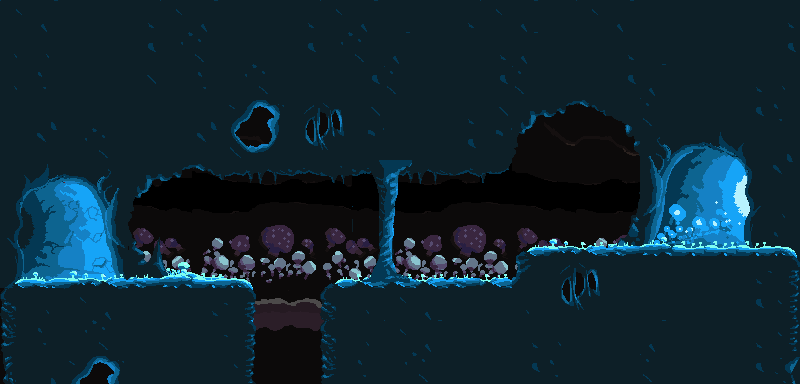

A level layout from a 2D game, rendered from its tile map. Below: a short description, then the map file with its tile-grid data intact:
An orthogonal 25x12 tile map with 32x32 px tiles, 6 tile layers (Far Background, Far Background Decoration, Background, Background Decoration, ...).

<map version="1.0" orientation="orthogonal" renderorder="right-down" width="25" height="12" tilewidth="32" tileheight="32" nextobjectid="1">
 <tileset firstgid="1" source="tiles.tsx" />
 <layer name="Far Background" width="25" height="12">
  <data encoding="csv">
47,48,49,50,51,47,48,49,50,51,47,48,49,50,51,47,48,49,47,48,49,50,49,50,51,
67,68,69,70,71,67,68,69,70,71,67,68,69,70,71,318,318,318,318,318,69,70,69,70,71,
317,318,318,318,91,69,318,318,318,317,317,317,318,317,318,317,318,317,317,318,318,318,318,318,318,
291,292,293,294,295,296,291,292,293,294,295,291,292,293,294,295,316,291,292,293,291,292,293,294,295,
311,312,313,314,315,316,311,312,313,314,315,311,312,313,314,315,317,311,312,313,311,312,313,314,315,
331,332,333,334,335,336,331,332,333,334,335,331,332,333,334,20,331,332,333,334,331,332,333,334,335,
351,352,353,354,355,356,351,352,353,354,355,356,351,352,353,354,355,356,351,352,353,354,355,356,351,
371,372,373,374,375,376,371,372,373,374,375,376,371,372,373,374,375,376,371,372,373,374,375,376,371,
391,392,393,394,395,396,391,392,393,394,395,396,391,392,393,394,395,396,391,392,393,394,395,396,391,
317,317,317,317,317,317,317,317,317,317,317,317,317,317,317,317,317,317,317,317,317,317,317,318,0,
297,297,297,297,297,297,297,297,297,297,297,297,297,297,297,297,297,297,297,297,297,297,297,297,297,
317,317,317,317,317,317,317,317,317,317,317,317,317,317,317,317,317,317,317,317,317,317,317,317,317
</data>
 </layer>
 <layer name="Far Background Decoration" width="25" height="12">
  <data encoding="csv">
0,0,0,0,0,0,0,0,0,0,0,0,0,0,0,0,0,0,0,0,0,0,0,0,0,
0,0,0,0,0,0,0,0,0,0,0,0,0,0,0,0,0,0,0,0,0,0,0,0,0,
0,0,0,0,0,0,0,0,0,0,0,0,0,0,0,0,0,0,0,0,0,0,0,0,0,
0,0,0,0,0,0,0,0,0,0,0,0,0,0,0,0,0,0,0,0,0,0,0,0,0,
0,0,0,0,0,0,0,0,0,0,0,0,0,0,0,0,0,0,0,0,0,288,289,290,0,
0,0,0,0,0,0,0,0,0,0,0,0,0,0,0,0,0,0,0,0,0,308,309,310,0,
0,0,0,0,0,0,0,0,0,0,0,0,0,0,0,0,0,0,0,0,0,328,329,330,0,
0,0,0,0,0,0,0,0,0,0,0,0,0,0,0,0,0,0,0,0,0,348,349,350,0,
0,0,0,0,0,0,0,0,0,0,0,0,0,0,0,0,0,0,0,0,0,368,369,370,0,
0,0,0,0,0,0,0,0,0,0,0,0,0,0,0,0,0,0,0,0,0,388,389,390,0,
0,0,0,0,0,0,0,0,0,0,0,0,0,0,0,0,0,0,0,0,0,0,0,0,0,
0,0,0,0,0,0,0,0,0,0,0,0,0,0,0,0,0,0,0,0,0,0,0,0,0
</data>
 </layer>
 <layer name="Background" width="25" height="12">
  <data encoding="csv">
0,0,0,0,0,0,0,0,0,0,0,0,0,0,0,0,0,0,0,0,0,0,0,0,0,
46,46,0,0,0,0,0,0,0,0,0,0,48,49,50,51,48,49,50,51,0,0,0,0,0,
46,66,49,50,0,0,66,67,68,69,70,71,68,69,70,71,68,69,70,71,48,49,50,51,46,
49,86,69,70,49,50,86,87,88,89,90,91,49,50,51,91,53,54,55,56,68,69,70,71,66,
49,106,67,68,69,70,106,107,108,109,110,111,69,70,71,111,73,74,75,76,133,134,135,136,86,
137,138,139,140,53,54,55,127,128,130,131,130,127,128,129,132,0,0,0,9,153,154,155,156,106,
157,158,159,160,73,74,0,0,0,0,0,77,78,0,0,0,0,0,0,96,173,174,175,176,46,
177,178,179,180,93,94,95,0,0,0,0,97,98,0,0,0,0,0,0,116,193,194,195,196,66,
197,198,199,200,113,114,115,0,0,0,0,117,118,0,0,0,0,0,0,0,0,0,0,0,86,
45,46,47,48,48,49,50,0,0,0,0,0,0,0,0,0,0,0,0,0,0,0,0,0,68,
65,66,67,68,49,49,50,52,0,0,85,46,47,48,49,50,51,46,49,50,48,49,50,51,68,
85,86,87,88,69,69,70,72,0,0,105,66,67,68,69,70,71,66,69,70,68,69,70,71,68
</data>
 </layer>
 <layer name="Background Decoration" width="25" height="12">
  <data encoding="csv">
0,0,0,0,0,0,0,0,0,0,0,0,0,0,0,0,0,0,0,0,0,0,0,0,0,
0,0,0,0,0,0,0,0,0,0,0,0,0,0,0,0,0,0,0,0,0,0,0,0,0,
0,0,0,0,0,0,0,0,0,0,0,0,0,0,0,0,0,0,0,0,0,0,0,0,0,
0,0,0,0,0,0,0,0,0,0,0,0,0,0,0,0,0,0,0,0,0,0,0,0,0,
0,0,0,0,0,0,0,0,0,0,0,0,0,0,0,0,0,0,0,0,0,0,0,0,0,
0,0,0,0,0,0,0,0,0,0,0,57,58,0,0,0,0,0,0,0,0,0,0,0,0,
0,0,0,0,0,0,0,0,0,0,0,77,78,0,0,0,0,0,0,0,0,0,0,0,0,
0,0,0,0,0,0,0,0,0,0,0,97,98,0,0,0,0,0,0,0,0,0,0,0,0,
0,0,0,0,0,0,0,0,0,0,0,117,118,0,0,0,0,0,0,0,0,0,0,0,0,
0,0,0,0,0,0,0,165,227,227,168,0,0,0,0,0,0,0,0,0,0,0,0,0,0,
0,0,0,0,0,0,0,185,227,227,188,0,0,0,0,0,0,0,0,0,0,0,0,0,0,
0,0,0,0,0,0,0,205,227,227,208,0,0,0,0,0,0,0,0,0,0,0,0,0,0
</data>
 </layer>
 <layer name="Ground" width="25" height="12">
  <data encoding="csv">
0,0,0,0,0,0,0,0,0,0,0,0,0,0,0,0,0,0,0,0,0,0,0,0,0,
0,0,0,0,0,0,0,0,0,0,0,0,0,0,0,0,0,0,0,0,0,0,0,0,0,
0,0,0,0,0,0,0,0,0,0,0,0,0,0,0,0,0,0,0,0,0,0,0,0,0,
0,0,0,0,0,0,0,0,0,0,0,0,0,0,0,0,0,0,0,0,0,0,0,0,0,
0,0,0,0,0,0,0,0,0,0,0,0,0,0,0,0,0,0,0,0,0,0,0,0,0,
0,0,0,0,0,0,0,0,0,0,0,0,0,0,7,0,0,0,0,0,0,0,0,0,0,
0,0,0,0,0,0,0,0,0,0,0,77,78,0,0,0,0,0,0,0,0,0,0,0,0,
0,0,0,0,0,0,0,0,0,0,0,97,98,0,0,0,25,27,28,29,30,31,31,31,32,
25,26,27,28,29,30,31,32,0,0,25,28,28,28,29,28,104,89,90,49,50,49,50,51,52,
45,46,47,48,49,50,51,52,0,0,45,46,47,48,49,50,46,109,110,69,70,69,70,71,72,
0,0,0,0,0,0,0,52,0,0,45,0,0,0,0,0,0,0,0,0,0,0,0,0,72,
0,0,0,0,0,0,0,72,0,0,65,0,0,0,0,0,0,0,0,0,0,0,0,0,92
</data>
 </layer>
 <layer name="Decoration" width="25" height="12">
  <data encoding="csv">
0,0,0,0,0,0,0,0,0,0,0,0,0,0,0,0,0,0,0,0,0,0,0,0,0,
0,0,0,0,0,0,0,0,0,0,0,0,0,0,0,0,0,0,0,0,0,0,0,0,0,
0,0,0,0,0,0,0,0,0,0,0,0,0,0,0,0,0,0,0,0,0,0,0,0,0,
0,0,0,0,0,0,0,0,0,0,0,0,0,0,0,0,0,0,0,0,0,0,0,0,0,
0,0,0,0,0,0,0,0,0,0,0,0,0,0,0,0,0,0,0,0,0,0,0,0,0,
0,0,0,0,0,0,0,0,0,0,0,59,60,0,0,0,0,0,0,0,0,0,0,0,0,
0,0,0,0,0,0,0,0,0,0,0,79,80,0,0,0,0,0,0,0,0,0,0,0,0,
0,0,0,0,0,0,0,0,0,0,0,99,100,0,0,0,0,0,0,0,0,0,0,0,0,
0,0,0,0,0,0,0,0,0,0,0,119,120,0,0,0,0,0,0,0,0,0,0,0,0,
0,0,0,0,0,0,0,5,166,167,227,0,0,0,0,0,0,0,0,0,0,0,0,0,0,
0,0,0,0,0,0,0,227,186,187,0,0,0,0,0,0,0,0,0,0,0,0,0,0,0,
0,0,0,0,0,0,0,0,206,207,0,0,0,0,0,0,0,0,0,0,0,0,0,0,0
</data>
 </layer>
</map>